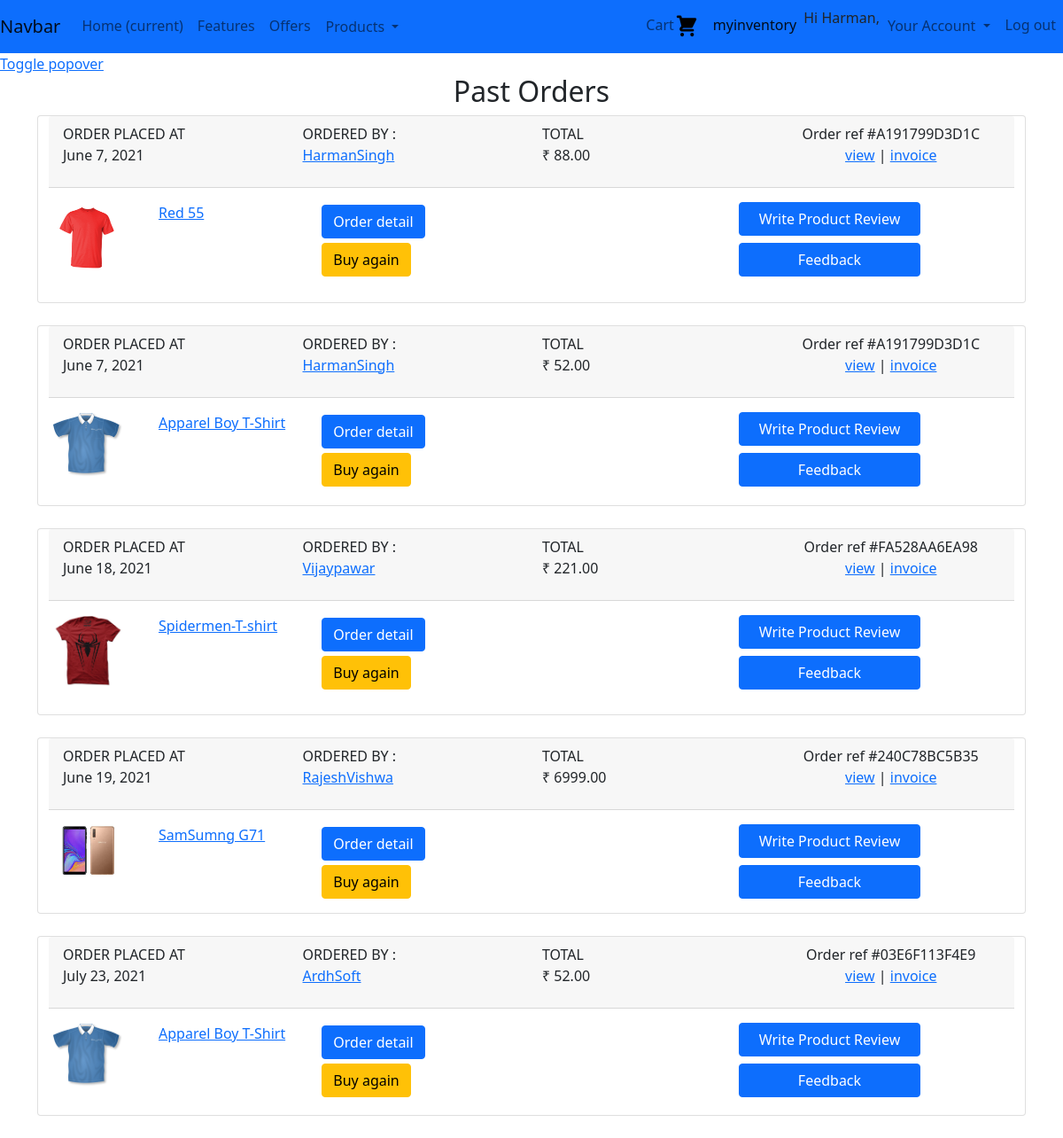
/order-history/ (signed in), run on the app's committed database.
### orders/models.py (models this page shows, shortened)
class OrderItem(models.Model):
    order = models.ForeignKey(Order,related_name='items',on_delete=models.CASCADE)
    product = models.ForeignKey(Product,related_name='order_items',on_delete=models.CASCADE)
    price = models.DecimalField(max_digits=10, decimal_places=2)
    quantity = models.PositiveIntegerField(default=1)
    ref_id=models.ManyToManyField('Order',related_name='ref_id',db_constraint=True,)
    def get_cost(self):
        return self.price * self.quantity

class Order(models.Model):
    order_status=(
        ('Pending','Pending'),
        ('Delivered','Delivered'),
        ('Out for delivery','Out for delivery'),
        ('Dispatch','Dispatch'),('Cancelled','Cancelled')
    )
    first_name = models.CharField(max_length=50,)
    last_name =  models.CharField(max_length=50)
    email =      models.EmailField()
    mobile =    models.CharField(max_length=13,default="")
    address =    models.CharField(max_length=250)
    postal_code =models.CharField(max_length=20)
    city =       models.CharField(max_length=100)
    state =       models.CharField(max_length=100,default='')
    created =    models.DateTimeField(auto_now_add=True)
    updated =    models.DateTimeField(auto_now=True)
    order_status=models.CharField(max_length=100,null=True,choices=order_status)
    paid =       models.BooleanField(default=False)
    username = models.ForeignKey(User,on_delete=models.CASCADE,null=True)
    order_ref = models.CharField( default=uuid.uuid4().hex[:12].upper(), max_length=12, editable=False)
    class Meta:
        ordering = ('-created',)
    def __str__(self):
        return f'order {self.id}'

### myapp1/models.py (models this page shows, shortened)
class Product(models.Model):
    PRODUCT_TYPE = (
        ('T', 'T-shirt'),
        ('S', 'Shirt'),
        ('W', 'Watch'),
    )
    name = models.CharField( max_length=250)
    upload_Image = models.ImageField(upload_to='uploads/',default="True" )
    description = models.TextField(max_length=250)
    product_type = models.CharField(max_length=5, choices=PRODUCT_TYPE,  null=True)
    created_at = models.DateTimeField(auto_now_add=True)
    updated_at = models.DateTimeField(auto_now=True)
    manufacturer = models.CharField(max_length=300,blank=True)
    price= models.DecimalField(max_digits=6,decimal_places=2)
    actions = ['delete_selected', 'a_third_action']
    def get_absolute_url(self):
       return reverse('myapp1:product_detail',args=[self.id, ])

### myapp1/views.py (the view)
# urls.py: path('order-history/',views.order_history,name='your_past_orders'),
def order_history(request):
    orders = Order.objects.filter(username = request.user.id)
    length = len(orders)
    if length == 0:
        context = {'orders': orders}
    else:
        items = OrderItem.objects.all()
        context = {
        'orders': orders,
        'items': items}
    return render(request,'order history.html',context)

### cart/context_processors.py (called while the page is built)
def cart(request):
	return {'cart': Cart(request)}

### myapp1/templates/order history.html (shortened to what this page needs)
<!doctype html>
{% load static %}
{% load i18n %}
{% load l10n %}
<html lang="en">
  <head>
    <link href="https://cdn.jsdelivr.net/npm/bootstrap@5.0.0-beta3/dist/css/bootstrap.min.css" rel="stylesheet">
  </head>
  <body>
    <nav class="navbar navbar-expand-lg navbar-light bg-primary">
      <a class="navbar-brand" href="#">Navbar</a>
      <div class="collapse navbar-collapse" id="navbarNavDropdown">
        <ul class="navbar-nav  " style="text-align: center;">
          <li class="nav-item active  ">
            <a class="nav-link font-weight-bold " href="">Home <span class="sr-only">(current)</span></a>
          </li>
          <li class="nav-item   ">
            <a class="nav-link  font-weight-bold" href="#" >Features</a>
          </li>
          <li class="nav-item">
            <a class="nav-link  " href="#">Offers</a>
          </li>
          <li class="nav-item dropdown">
            <a class="nav-link dropdown-toggle font-weight-bold btn btn-outline-primary  rounded-pill" href="#" id="navbarDropdownMenuLink" role="button" data-toggle="dropdown" aria-haspopup="true" aria-expanded="false">
              Products
            </a>
          </li>
        </ul>
      </div>
      <div class="collapse navbar-collapse justify-content-end" id="navbarNavDropdown">
      <ul class=" navbar-nav nav nav justify-content-end ">
        <li class="nav-item">
          <a class="nav-link font-weight-bold" href="/cart" >Cart</a>
        </li>
        <li class="nav-item">
          <a class="nav-link active font-weight-bold hide" aria-current="page" href="/seller">myinventory</a>
        </li>
        {% if request.user.is_authenticated %}
Hi
        {{ request.user.first_name }},
        <li class="nav-item dropdown">
            <a class="nav-link dropdown-toggle font-weight-bold btn btn-outline-primary  rounded-pill text-left" href="" id="navbarDropdownMenuLink" role="button" data-toggle="dropdown" aria-haspopup="true" aria-expanded="false">
            Your Account
            </a>
        <li class="nav-item">
          <a class="nav-link font-weight-bold" href="{% url 'account:logout' %}?next=/home"> {% trans 'Log out' %}</a>
        </li>
      {% else %}
        <li class="nav-item">
          <a class="nav-link font-weight-bold" href="{% url "account:login" %}">Log-in</a>
        </li>
        {% endif %}
      </ul>
      </div>
    </nav>
  <a href="#" data-toggle="popover" title="Popover Header" data-content="Some content inside the popover">Toggle popover</a>
<div class="container">
<h2 style="text-align: center">Past Orders</h2>
{% if not orders %}
    <div>
        You haven't order anything yet.
    </div>
{% else %}
{% for item in items%}
<div class="card {{item.order}}"  style=" margin-bottom:25px;">
<div class= "container-fluid">
            <div class="card-header">
            <div class="   {{order.id}} " >
                    <div class="row " >
                        <div class="col-sm ">
                      <span> ORDER PLACED AT </span>
                              <p  style="margin-bottom:0"> {{item.order.created|date}}</p>
                            </div>
                        <div class="col-sm {{order.id}}">
                            <span class="{{order.id}}     {{item.product.id}}" >ORDERED BY :</span>
                        <p><a class="" href="">{{item.order.first_name}}{{item.order.last_name}}</a>
                                      </p>
                          </div>
                            <div class="col-sm ">
                              TOTAL
                              <p  style="margin-bottom:0">&#8377; {{item.get_cost}}</p>
                            </div>
                            <div class="col-sm text-center">Order ref #{{item.order.order_ref}}
                            <p class="text-center"> <a class="" href="">
                            view</a> | <a class="" href="">invoice</a> </p>
                            </div>
                                </div>
                              </div>
                     </div>
</div>
            <div class="card-body">
                  <div class="row">
                    <div class="col-3 " style="width: 120px;padding-right: 10px; ">
      <p > <img style="width:80px;height:auto;" src="   {% if item.product.upload_Image  %}{{ item.product.upload_Image.url }}
                      {% endif %} ">  </p>
                    </div>
                    <div class="col-2">
                    <a class="text-wrap" href="{{item.product.get_absolute_url}}">{{item.product.name}}</a>
                    </div>
                    <div class="col-4 justify-content-end">
                      <p  style="margin-bottom:5px"><a class="btn btn-md btn-primary">Order detail</a></p>
                      <p  style="margin-bottom:0"><a class="btn btn-md btn-warning" href="">Buy again</a></p>
                    </div>
                    <div class="col-md">
                      <div class="d-grid gap-2 col-6 mx-auto">
                        <button class="btn btn-primary text-nowrap " href="" type="button" >  Write Product Review</button>
                        <button class="btn btn-primary" href="" type="button">Feedback</button>
                      </div>
                    </div>
                  </div>
                      </div>
  </div>
{% endfor %}
{% endif %}
</div>
  </body>
</html>

### data on the page
OrderItem: order.created "June 7, 2021", order.first_name "Harman", order.last_name "Singh", get_cost "88.00", order.order_ref "A191799D3D1C", product.upload_Image (placeholder picture), product.name "Red 55"
OrderItem: order.created "June 7, 2021", order.first_name "Harman", order.last_name "Singh", get_cost "52.00", order.order_ref "A191799D3D1C", product.upload_Image (picture), product.name "Apparel Boy T-Shirt"
OrderItem: order.created "June 18, 2021", order.first_name "Vijay", order.last_name "pawar", get_cost "221.00", order.order_ref "FA528AA6EA98", product.upload_Image (picture), product.name "Spidermen-T-shirt"
OrderItem: order.created "June 19, 2021", order.first_name "Rajesh", order.last_name "Vishwa", get_cost "6999.00", order.order_ref "240C78BC5B35", product.upload_Image (picture), product.name "SamSumng G71"
OrderItem: order.created "July 23, 2021", order.first_name "Ardh", order.last_name "Soft", get_cost "52.00", order.order_ref "03E6F113F4E9", product.upload_Image (picture), product.name "Apparel Boy T-Shirt"

### other printed values
{{ request.user.first_name }} "Harman"
